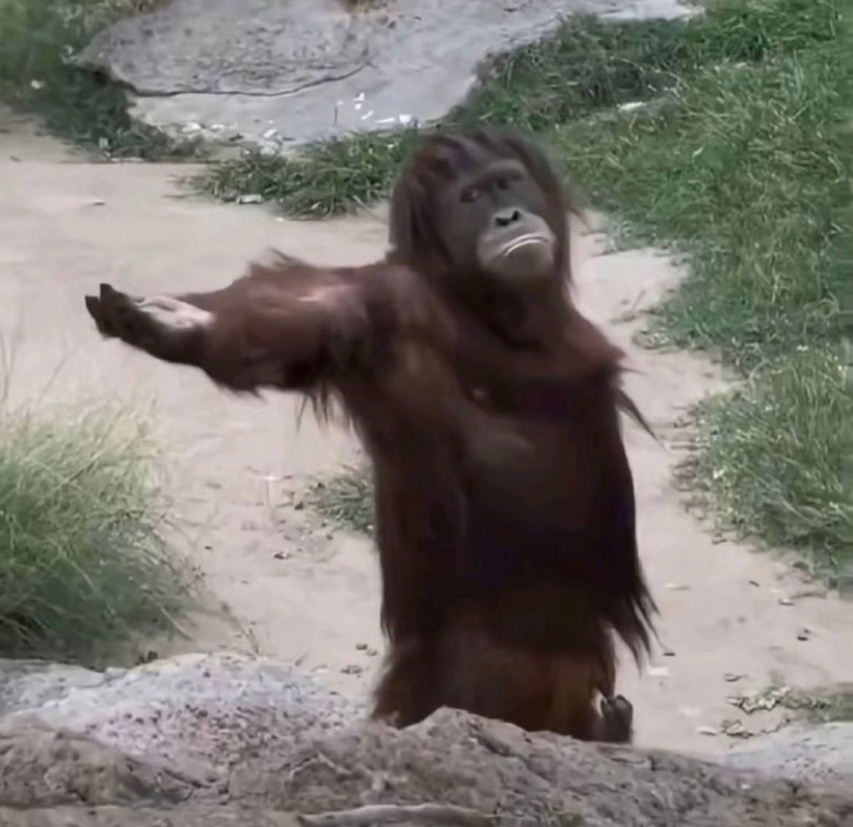
#> input picture content/user3.jpg, 853 x 827 px, shrunk from 1170 x 1134 before the run
$ jupyter execute notebook.ipynb
#> lines starting #> are read from the running program, lines starting #| are printed output that depends on the picture
# Task
Demonstrate and compare the effectiveness of median and bilateral filters for image noise reduction, including their theoretical background, implementation using OpenCV, visualization of results, and a discussion of their performance characteristics. If necessary, apply synthetic noise to images to showcase filter efficacy.

## Introduction and Problem Statement

### Subtask:
Introduce the concept of image noise, its impact, and the importance of noise reduction. Briefly introduce median and bilateral filters as the chosen techniques for this project.

### Image Noise and Its Impact

Image noise refers to random variations of brightness or color information in images. It is an undesirable by-product of image capture and transmission, and can significantly degrade the visual quality of an image, making it appear grainy, speckled, or blurry. Beyond aesthetics, noise can severely impact subsequent image processing tasks such as segmentation, feature extraction, and object recognition, leading to inaccurate results.

### The Importance of Noise Reduction

Noise reduction, or image denoising, is a crucial preprocessing step in many computer vision and image processing pipelines. By effectively removing or reducing noise, we can enhance the visual quality of images, improve the accuracy of image analysis algorithms, and facilitate better interpretation of visual data. The goal is to suppress noise while preserving important image features like edges and textures.

### Introduction to Median and Bilateral Filters

In this project, we will explore two widely used and effective techniques for image noise reduction: the **Median Filter** and the **Bilateral Filter**.

*   **Median Filter**: This is a non-linear digital filtering technique, often used to remove salt-and-pepper noise. It works by replacing each pixel's value with the median value of its neighboring pixels, providing a robust way to preserve edges while suppressing noise.
*   **Bilateral Filter**: This is a non-linear, edge-preserving, and noise-reducing smoothing filter. It replaces the intensity of each pixel with a weighted average of intensity values from nearby pixels. The weights depend not only on the Euclidean distance of pixels but also on the radiometric differences (e.g., intensity differences). This dual-domain filtering allows it to smooth images while preserving edges.

## Theoretical Background of Filters

### Subtask:
Provide a detailed explanation of median and bilateral filters. For the median filter, explain its non-linear operation, windowing, and edge-preserving characteristics. For the bilateral filter, explain how it combines intensity and spatial proximity for edge-aware smoothing, including relevant mathematical formulations where applicable.

### Median Filter

The Median Filter is a **non-linear digital filtering technique** often used for noise reduction. It is particularly effective at removing impulse noise (also known as salt-and-pepper noise) while largely preserving edges. Unlike linear filters, which replace the central pixel with a weighted average of its neighbors, the median filter replaces the pixel's value with the median of the pixel values in its **sliding window** (or kernel).

**Non-linear Operation:** The core of the median filter's non-linearity lies in its use of the median statistical measure. Instead of performing a linear combination (like summing weighted pixel values), it sorts the pixel values within a defined neighborhood and selects the middle value. This operation cannot be expressed as a linear combination of the input pixels, making it non-linear.

**Windowing (Kernel):** The filter operates by passing a window (typically a square matrix, e.g., 3x3, 5x5) over the image. For each pixel, the window is centered on that pixel, and all pixel values within that window are collected. The size of the window determines the extent of the neighborhood considered for the median calculation.

**Edge-Preserving Characteristics:** The median filter's ability to preserve edges stems from its non-linear nature. When an edge is present in the window, the median value is likely to be one of the pixel values on either side of the edge, rather than an average that would blur the edge. Impulse noise, being typically isolated high or low values, is effectively replaced by a more representative (median) value from its neighborhood, thus removing the noise without significantly distorting the boundaries of objects.

### Bilateral Filter

The Bilateral Filter is a **non-linear, edge-aware smoothing filter** that reduces noise while preserving sharp edges. It achieves this by combining two Gaussian filters: one for spatial proximity and another for intensity similarity. This dual-component approach allows the filter to smooth regions that are similar in color/intensity while keeping dissimilar regions (like edges) distinct.

The output pixel value $I_p^{filtered}$ at pixel $p$ is calculated as a weighted average of its neighbors, $q$, in the original image $I_q$:

$$I_p^{filtered} = \frac{1}{W_p} \sum_{q \in S} I_q f( \| p-q \| ) g( \| I_p - I_q \| )$$

Where:
- $S$ is the spatial neighborhood of pixel $p$.
- $W_p$ is the normalization term, ensuring that the sum of weights is 1:
  $$W_p = \sum_{q \in S} f( \| p-q \| ) g( \| I_p - I_q \| )$$
- $f( \| p-q \| )$ is the **spatial Gaussian component**, which decreases with the spatial distance between pixel $p$ and neighbor $q$. It is defined as:
  $$f( \| p-q \| ) = e^{ -\frac{\| p-q \|^2}{2\sigma_d^2} }$$
  This term ensures that only nearby pixels contribute significantly to the filtered output.
- $g( \| I_p - I_q \| )$ is the **intensity (or range) Gaussian component**, which decreases with the intensity difference between pixel $p$ and neighbor $q$. It is defined as:
  $$g( \| I_p - I_q \| ) = e^{ -\frac{\| I_p - I_q \|^2}{2\sigma_r^2} }$$
  This term ensures that only pixels with similar intensity values to the central pixel contribute significantly to the filtered output.

**Parameters and Their Impact:**
- **$\sigma_d$ (spatial standard deviation):** This parameter controls the influence of pixels based on their distance. A larger $\sigma_d$ means that pixels farther away will have a greater influence, leading to more spatial smoothing and blurring, similar to a standard Gaussian filter.
- **$\sigma_r$ (intensity standard deviation):** This parameter controls the influence of pixels based on their intensity similarity. A larger $\sigma_r$ means that pixels with larger intensity differences will still contribute significantly, leading to more smoothing across edges. Conversely, a smaller $\sigma_r$ will cause the filter to only smooth very similar intensity values, preserving edges more aggressively.

By combining these two weighting functions, the bilateral filter gives more weight to pixels that are both spatially close **and** have similar intensity values to the center pixel. This prevents smoothing across edges where there is a significant intensity difference, thus preserving sharp features while reducing noise in homogeneous regions.

## Setup and Image Loading

### Subtask:
Set up the development environment by importing necessary libraries (OpenCV, NumPy, Matplotlib). Load a local image (or multiple images) that will be used for testing. If using a clean image, add synthetic noise (e.g., salt-and-pepper for median filter, Gaussian for bilateral filter) to demonstrate the filters' effectiveness.

**Reasoning**:
I will import the necessary libraries (OpenCV, NumPy, Matplotlib), load a sample image, convert it to grayscale, add salt-and-pepper noise to it, and then display both the original grayscale image and the noisy image to set up the development environment as requested.

[cell 1]
import cv2
import numpy as np
import matplotlib.pyplot as plt

### Load a local image
Replace 'path/to/your/image.jpg' with the actual path to your image file.

_For demonstration, I will use a placeholder image if not found._

[cell 2]
try:
    image_path = './content/user3.jpg'  # You can change this to your image path
    original_image = cv2.imread(image_path)
#> original_image is the input picture: shape (827, 853, 3); mean B, G, R 112.1, 118.1, 121.8
    if original_image is None:
        raise FileNotFoundError(f"Image not found at {image_path}. Please check the path.")
except FileNotFoundError as e:
    print(e)
    print("Creating a dummy image for demonstration.")
    original_image = np.zeros((200, 200, 3), dtype=np.uint8)
    cv2.putText(original_image, "Dummy Image", (50, 100), cv2.FONT_HERSHEY_SIMPLEX, 0.7, (255, 255, 255), 2)
    cv2.imwrite('dummy_image.jpg', original_image)
    image_path = 'dummy_image.jpg'
    original_image = cv2.imread(image_path)

### Convert the loaded image from BGR to grayscale

[cell 3]
main_image = cv2.cvtColor(original_image, cv2.COLOR_BGR2RGB)
grayscale_image = cv2.cvtColor(original_image, cv2.COLOR_BGR2GRAY)

### Add salt-and-pepper noise to the grayscale image

[cell 4]
def add_salt_pepper_noise(image, salt_vs_pepper=0.5, amount=0.04):
#> called with salt_vs_pepper = 0.5, amount = 0.04
    noisy_image = np.copy(image)
    # Salt mode
    num_salt = np.ceil(amount * image.size * salt_vs_pepper)
#> num_salt = 14109
    coords = [np.random.randint(0, i - 1, int(num_salt)) for i in image.shape]
    noisy_image[coords[0], coords[1]] = 255

    # Pepper mode
    num_pepper = np.ceil(amount * image.size * (1. - salt_vs_pepper))
#> num_pepper = 14109
    coords = [np.random.randint(0, i - 1, int(num_pepper)) for i in image.shape]
    noisy_image[coords[0], coords[1]] = 0
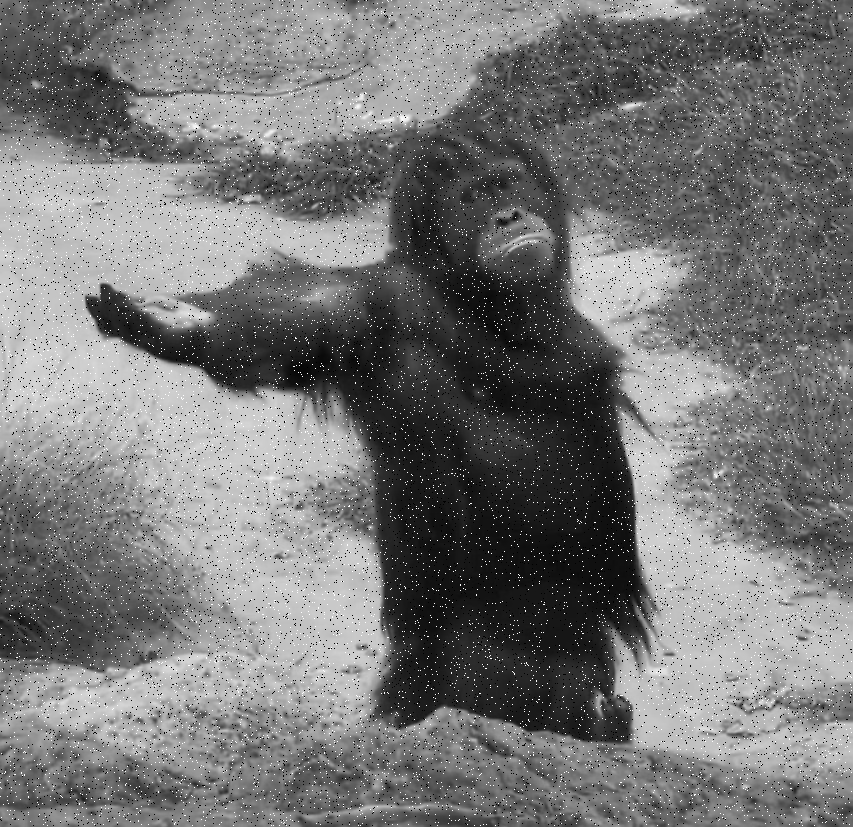
#> noisy_image: shape (827, 853); min 0, max 255, mean 118.9
    return noisy_image

noisy_image = add_salt_pepper_noise(grayscale_image)

### Display the original grayscale image and the noisy image

[cell 5]
plt.figure(figsize=(15, 5))

plt.subplot(1, 3, 1)
plt.imshow(main_image)
plt.title('Original Image')
plt.axis('off')

plt.subplot(1, 3, 2)
plt.imshow(grayscale_image, cmap='gray')
plt.title('Original Grayscale Image')
plt.axis('off')

plt.subplot(1, 3, 3)
plt.imshow(noisy_image, cmap='gray')
plt.title('Grayscale Image with Salt-and-Pepper Noise')
plt.axis('off')

plt.tight_layout()
plt.show()
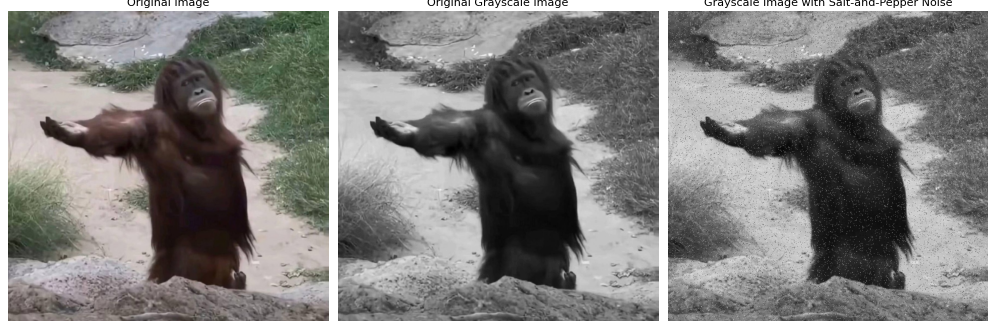
#> figure drawn by matplotlib, 3 panels

print("Setup complete: Libraries imported, image loaded, converted to grayscale, noise added, and images displayed.")

## Implementation: Median Filter

### Subtask:
Implement the median filter on the noisy image using OpenCV. Experiment with different kernel sizes and demonstrate its effect on noise reduction.

**Reasoning**:
The subtask requires implementing the median filter with different kernel sizes and displaying the results. I will use `cv2.medianBlur` with kernel sizes 3 and 5 on the `noisy_image` and then display the original noisy image along with the two filtered images using `matplotlib.pyplot` for visual comparison.

[cell 6]
import cv2
import matplotlib.pyplot as plt

### Apply median filter with kernel size 3x3

[cell 7]
median_filtered_image_3x3 = cv2.medianBlur(noisy_image, 3)

### Apply median filter with kernel size 5x5

[cell 8]
median_filtered_image_5x5 = cv2.medianBlur(noisy_image, 5)

### Display the images

[cell 9]
plt.figure(figsize=(15, 5))

plt.subplot(1, 3, 1)
plt.imshow(noisy_image, cmap='gray')
plt.title('Noisy Image')
plt.axis('off')

plt.subplot(1, 3, 2)
plt.imshow(median_filtered_image_3x3, cmap='gray')
plt.title('Median Filtered (3x3 Kernel)')
plt.axis('off')

plt.subplot(1, 3, 3)
plt.imshow(median_filtered_image_5x5, cmap='gray')
plt.title('Median Filtered (5x5 Kernel)')
plt.axis('off')

plt.tight_layout()
plt.show()
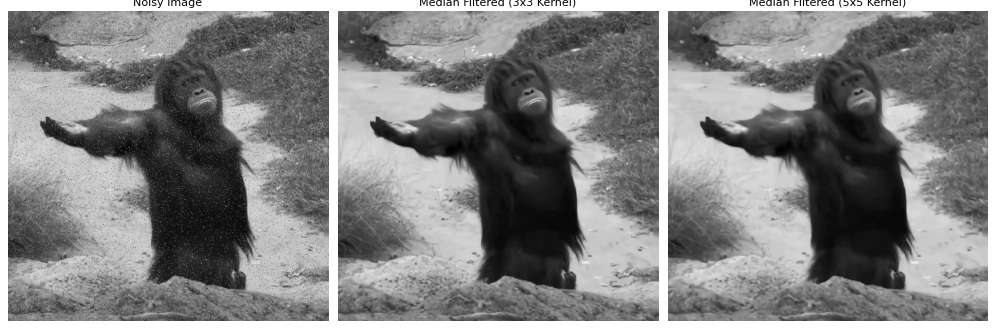
#> figure drawn by matplotlib, 3 panels

print("Median filter applied with different kernel sizes and results displayed.")

## Implementation: Bilateral Filter

### Subtask:
Implement the bilateral filter on the noisy image using OpenCV. Experiment with different parameters (e.g., diameter, sigmaColor, sigmaSpace) and demonstrate its effect on noise reduction while preserving edges.

**Reasoning**:
I will apply the bilateral filter to the noisy image with two different sets of parameters as specified in the instructions and then display the original noisy image alongside the two filtered images using matplotlib to visualize the effects.

[cell 10]
import cv2
import matplotlib.pyplot as plt

### Apply bilateral filter with parameters d=9, sigmaColor=75, sigmaSpace=75

[cell 11]
bilateral_filtered_image_1 = cv2.bilateralFilter(noisy_image, 9, 75, 75)

### Apply bilateral filter with parameters d=15, sigmaColor=100, sigmaSpace=100

[cell 12]
bilateral_filtered_image_2 = cv2.bilateralFilter(noisy_image, 15, 100, 100)
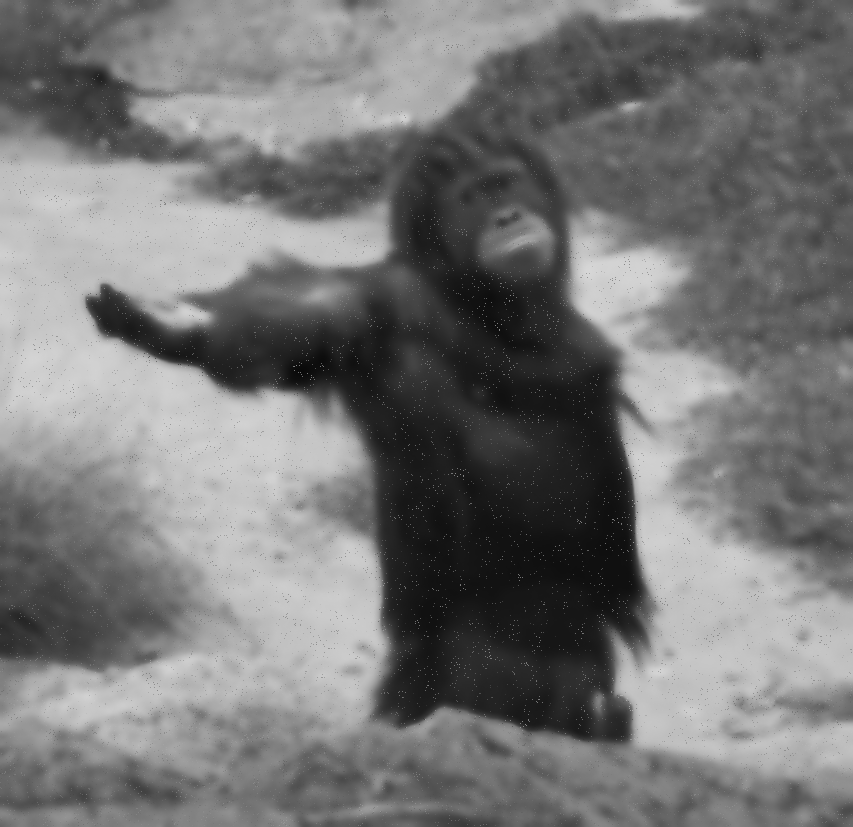
#> bilateral_filtered_image_2: shape (827, 853); min 9, max 215, mean 118.7

### Display the images

[cell 13]
plt.figure(figsize=(18, 6))

plt.subplot(1, 3, 1)
plt.imshow(noisy_image, cmap='gray')
plt.title('Noisy Image')
plt.axis('off')

plt.subplot(1, 3, 2)
plt.imshow(bilateral_filtered_image_1, cmap='gray')
plt.title('Bilateral Filtered (d=9, sc=75, ss=75)')
plt.axis('off')

plt.subplot(1, 3, 3)
plt.imshow(bilateral_filtered_image_2, cmap='gray')
plt.title('Bilateral Filtered (d=15, sc=100, ss=100)')
plt.axis('off')

plt.tight_layout()
plt.show()

print("Bilateral filter applied with different parameters and results displayed.")

## Results Visualization and Comparison

### Subtask:
Display the original image, the noisy image, the median-filtered image, and the bilateral-filtered image side-by-side using Matplotlib. Clearly label each image and provide a legend for comparison, highlighting the visual differences in noise reduction and detail preservation.

**Reasoning**:
To compare the effectiveness of the filters, I will display the original, noisy, median-filtered, and bilateral-filtered images side-by-side using Matplotlib as requested by the subtask.

[cell 14]
import matplotlib.pyplot as plt

[cell 15]
plt.figure(figsize=(20, 5))

# Display the original grayscale image
plt.subplot(1, 4, 1)
plt.imshow(grayscale_image, cmap='gray')
plt.title('Original Grayscale Image')
plt.axis('off')

# Display the noisy image
plt.subplot(1, 4, 2)
plt.imshow(noisy_image, cmap='gray')
plt.title('Noisy Image (Salt-and-Pepper)')
plt.axis('off')

# Display the median-filtered image (using 5x5 kernel as it showed better noise reduction)
plt.subplot(1, 4, 3)
plt.imshow(median_filtered_image_5x5, cmap='gray')
plt.title('Median Filtered (5x5 Kernel)')
plt.axis('off')

# Display the bilateral-filtered image (using the second set of parameters for more smoothing)
plt.subplot(1, 4, 4)
plt.imshow(bilateral_filtered_image_2, cmap='gray')
plt.title('Bilateral Filtered (d=15, sc=100, ss=100)')
plt.axis('off')

# Adjust layout to prevent overlapping titles/labels
plt.tight_layout()

# Display the figure
plt.show()

print("Visual comparison of original, noisy, median-filtered, and bilateral-filtered images displayed.")
